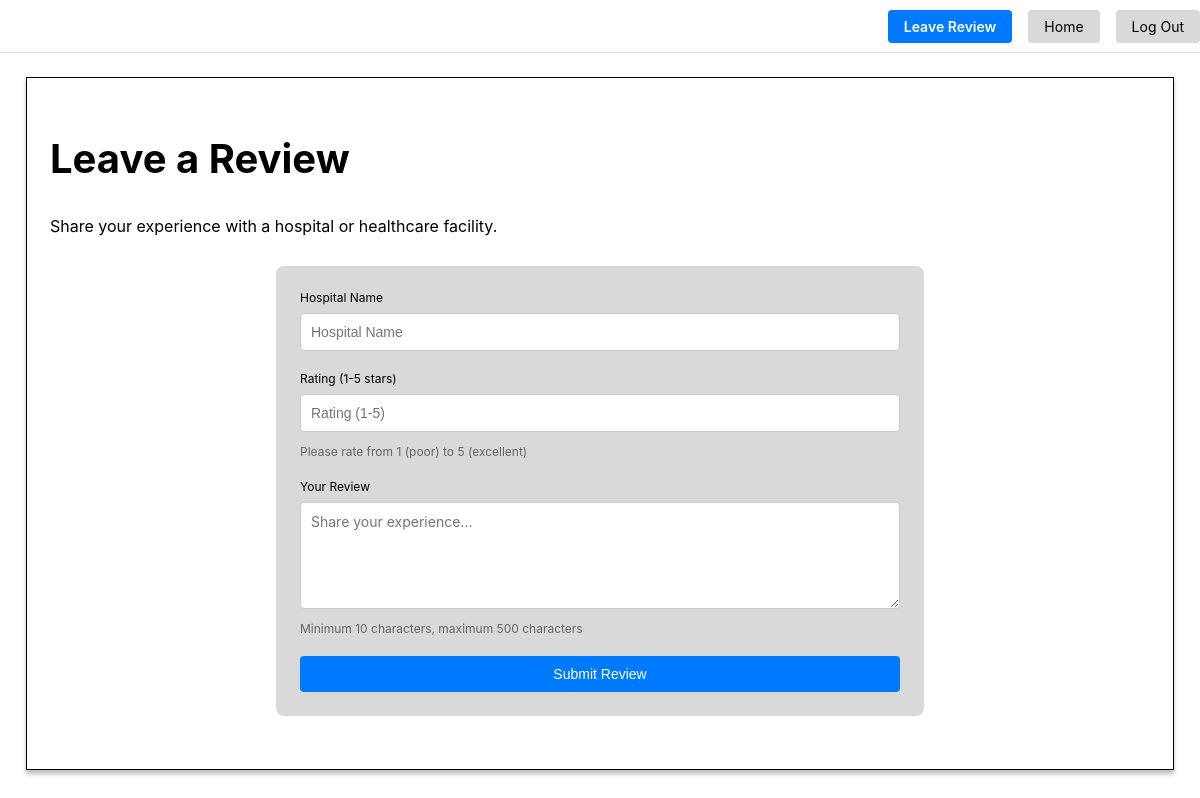
/review (signed in), run on an earlier commit of the app's database.
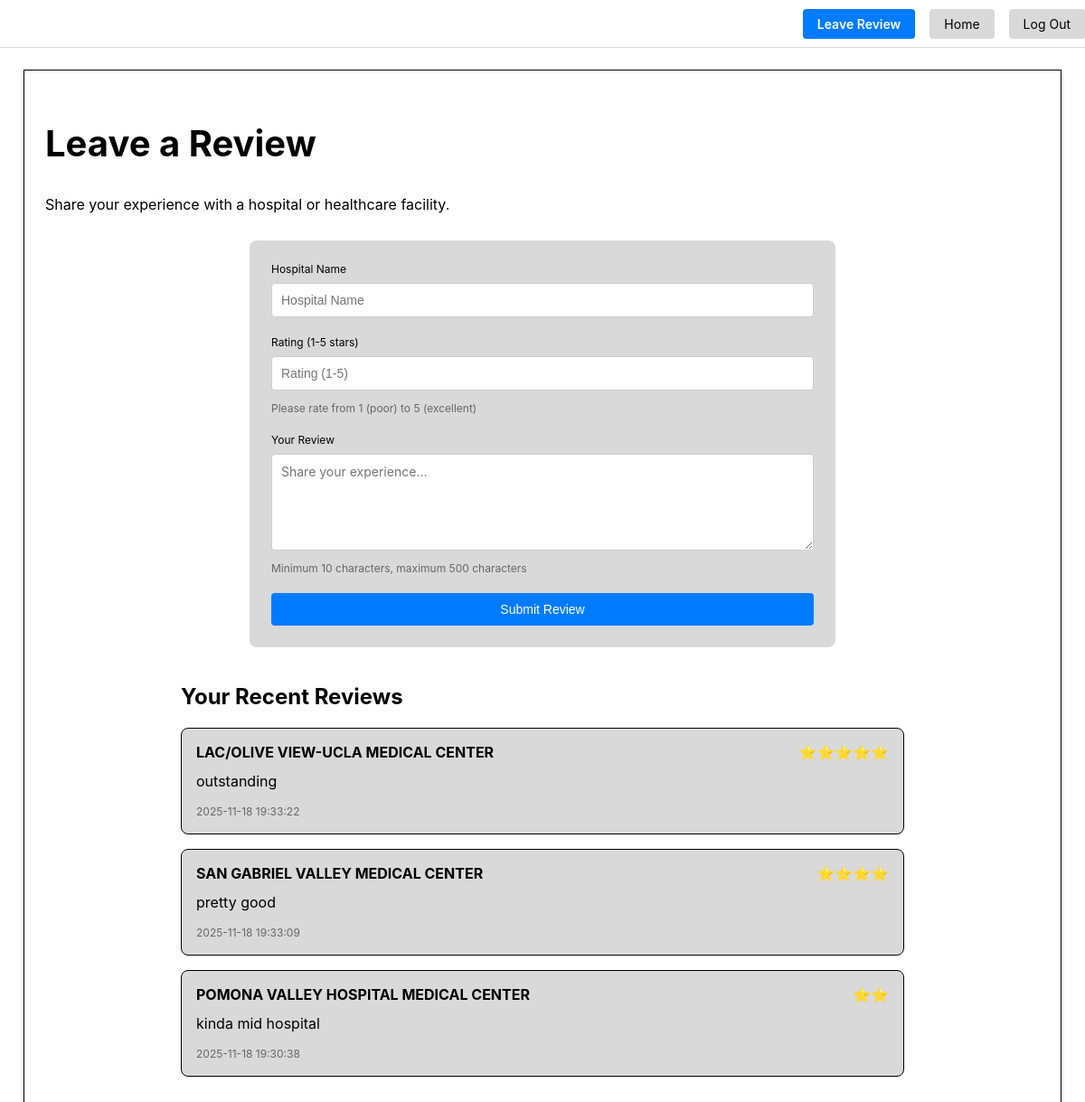
And on a later commit of the database.
### app.py (models this page shows)
class Review(db.Model):
    __tablename__ = 'review'
    id = db.Column(db.Integer, primary_key=True)
    hospital_name = db.Column(db.String(100), nullable=False)
    user_id = db.Column(db.Integer, db.ForeignKey('user.id'), nullable=False)
    rating = db.Column(db.Integer, nullable=False)
    comment = db.Column(db.String(500), nullable=False)
    created_at = db.Column(db.String(50), nullable=False)

### app.py (the view, shortened to what this page needs)
@app.route('/review', methods=['GET', 'POST'])
@login_required
@roles_accepted('User', 'Admin')
def review():
    form = ReviewForm()
    user_reviews = Review.query.filter_by(user_id=current_user.id).order_by(Review.created_at.desc()).limit(5).all()
    return render_template('review.html', form=form, user_reviews=user_reviews)

### app.py
class ReviewForm(FlaskForm):
    hospital_name = StringField(validators=[
                           InputRequired(), Length(min=2, max=100)], render_kw={"placeholder": "Hospital Name"})
    rating = IntegerField(validators=[
                           InputRequired(), NumberRange(min=1, max=5)], render_kw={"placeholder": "Rating (1-5)"})
    comment = TextAreaField(validators=[
                           InputRequired(), Length(min=10, max=500)], render_kw={"placeholder": "Share your experience..."})

### app.py (called while the page is built)
    @property
    def is_admin(self):
        return self.roles == Role.query.filter(Role.id == 1).limit(1).all()

    @property
    def is_user(self):
        return self.roles == Role.query.filter(Role.id == 3).limit(1).all()

### templates/review.html (shortened to what this page needs)
{% extends 'base.html' %}
{% block content %}
  <div class="catalog-shell">
    <h1 class="catalog-title">Leave a Review</h1>
    <p>Share your experience with a hospital or healthcare facility.</p>
    <div class="review-form-container">
      <form method="POST" action="{{ url_for('review') }}" class="review-form">
        <div class="form-group">
          <label for="hospital_name">Hospital Name</label>
          {{ form.hospital_name(class="form-input") }}
        </div>
        <div class="form-group">
          <label for="rating">Rating (1-5 stars)</label>
          {{ form.rating(class="form-input", type="number", min="1", max="5") }}
          <small>Please rate from 1 (poor) to 5 (excellent)</small>
        </div>
        <div class="form-group">
          <label for="comment">Your Review</label>
          {{ form.comment(class="form-textarea", rows="5") }}
          <small>Minimum 10 characters, maximum 500 characters</small>
        </div>
        <button type="submit" class="btn-primary">Submit Review</button>
      </form>
    </div>
    {% if user_reviews %}
    <div class="previous-reviews">
      <h2>Your Recent Reviews</h2>
      {% for review in user_reviews %}
      <div class="review-card">
        <div class="review-header">
          <strong>{{ review.hospital_name }}</strong>
          <span class="review-rating">{{ '⭐' * review.rating }}</span>
        </div>
        <p class="review-comment">{{ review.comment }}</p>
        <small class="review-date">{{ review.created_at }}</small>
      </div>
      {% endfor %}
    </div>
    {% endif %}
  </div>
{% endblock %}

### templates/base.html (shortened to what this page needs)
<!doctype html>
<html lang="en">
<head>
  <link rel="stylesheet" href="{{ url_for('static', filename='css/style.css') }}">
</head>
<body>
  <section class="section">
    <div class="container">
      <nav class="level">
        <div class="level-right">
          {% if not current_user.is_authenticated %}
          <div class="level-item">
            <a href="{{ url_for('login') }}">Log In</a>
          </div>
          <div class="level-item">
            <a href="{{ url_for('signup') }}">Sign Up</a>
          </div>
          {% else %}
          <div class="level-item">
            {% if current_user.is_user %}
              <a href="{{ url_for('review') }}" class="admin-review-btn">Leave Review</a>
            {% endif %}
          </div>
          <div class="level-item">
            <a href="{{ url_for('home') }}">Home</a>
          </div>
          <div class="level-item">
            <a href="{{ url_for('logout') }}">Log Out</a>
          </div>
          {% endif %}
        </div>
      </nav>
      {% block content %}{% endblock %}
    </div>
  </section>
</body>
</html>

### static/css/style.css (style rules this page uses)
:root { --bg: #FFFFFF; --border: #000000; --muted: #D9D9D9; --muted-2: #C3CBDB; --text: #000000; --primary: #007bff; --font-inter: Inter, system-ui, -apple-system, 'Segoe UI', Roboto, 'Helvetica Neue', Arial; }
body { font-family: var(--font-inter); color: var(--text); margin: 0; padding: 0; }
.level { display: flex; justify-content: space-between; align-items: center; padding: 16px 0; border-bottom: 1px solid var(--muted); margin-bottom: 24px; }
.level-left, .level-right { display: flex; gap: 16px; align-items: center; }
.level-item a { color: var(--text); text-decoration: none; padding: 8px 16px; background: var(--muted); border-radius: 4px; font-size: 14px; transition: background 0.2s; }
.admin-review-btn { background: var(--primary) !important; color: white !important; font-weight: 600; }
.catalog-shell { background: var(--bg); box-shadow: 0 4px 4px rgba(0, 0, 0, 0.25); outline: 1px solid var(--border); outline-offset: -1px; padding: 24px; max-width: 1100px; margin: 0 auto; }
.catalog-title { font-size: 40px; }
.btn-primary { padding: 10px 20px; background: var(--primary); color: white; border: none; border-radius: 4px; cursor: pointer; font-size: 14px; }
.form-input { padding: 10px; border: 1px solid #ccc; border-radius: 4px; min-width: 160px; font-size: 14px; }
.form-group { display: flex; flex-direction: column; gap: 8px; }
.form-group label { font-size: 12px; }
.review-form-container { max-width: 600px; margin: 30px auto; background: var(--muted); padding: 24px; border-radius: 8px; }
.review-form { display: flex; flex-direction: column; gap: 20px; }
.form-textarea { padding: 10px; border: 1px solid #ccc; border-radius: 4px; font-family: var(--font-inter); font-size: 14px; resize: vertical; width: 100%; box-sizing: border-box; }
.form-group small { color: #666; font-size: 12px; margin-top: 4px; }
.previous-reviews { margin-top: 40px; max-width: 800px; margin-left: auto; margin-right: auto; }
.previous-reviews h2 { font-size: 24px; margin-bottom: 20px; }
.review-card { background: var(--muted); padding: 16px; margin-bottom: 16px; border-radius: 8px; border: 1px solid var(--border); }
.review-header { display: flex; justify-content: space-between; align-items: center; margin-bottom: 10px; }
.review-rating { color: #ffa500; font-size: 16px; }
.review-comment { margin: 10px 0; line-height: 1.5; }
.review-date { color: #666; font-size: 12px; }

What changed in the data, as far as the page shows it:
added Review: hospital_name "LAC/OLIVE VIEW-UCLA MEDICAL CENTER", rating "⭐⭐⭐⭐⭐", comment "outstanding", created_at "2025-11-18 19:33:22"
added Review: hospital_name "SAN GABRIEL VALLEY MEDICAL CENTER", rating "⭐⭐⭐⭐", comment "pretty good", created_at "2025-11-18 19:33:09"
added Review: hospital_name "POMONA VALLEY HOSPITAL MEDICAL CENTER", rating "⭐⭐", comment "kinda mid hospital", created_at "2025-11-18 19:30:38"
Also different on the page:
text now shown: "Your Recent Reviews"
